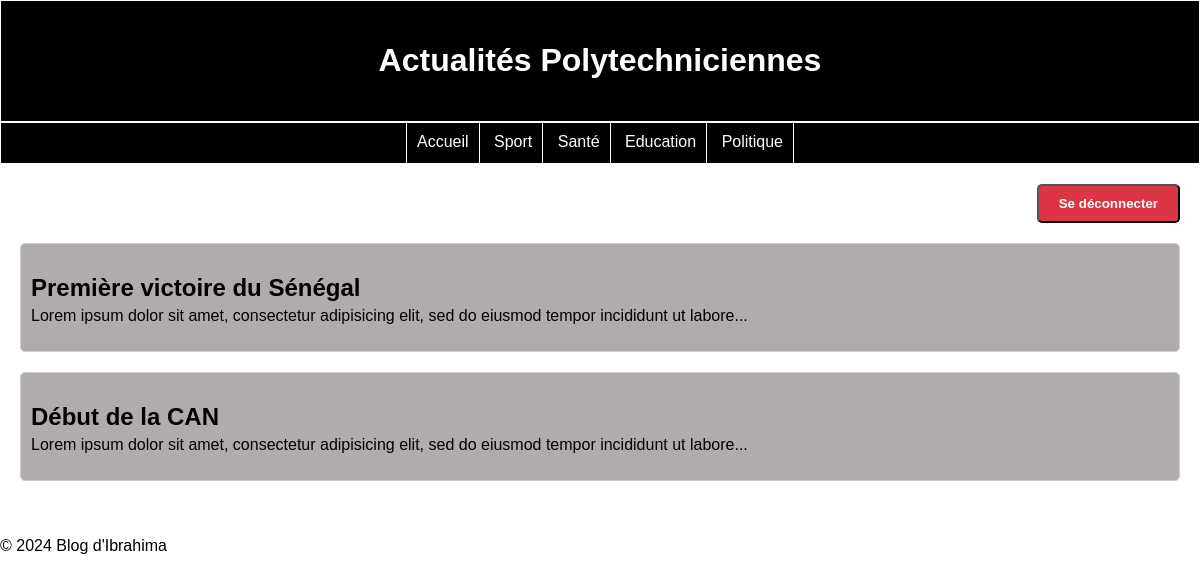
Screenshot of /?categorie=1 with the database file from the repository.
### tables this page shows
CREATE TABLE Categorie(
	id int primary key auto_increment,
	libelle varchar(20)
);

CREATE TABLE Article(
	id int primary key auto_increment,
	titre varchar(255),
	contenu text,
	dateCreation datetime DEFAULT NOW(),
	dateModification datetime DEFAULT NOW(),
	categorie int
);

### controllers/CategorieController.php (called while the page is built)
<?php
require_once __DIR__ . '/../config/connexion.php';
require_once __DIR__ . '/../models/Categorie.php';
class CategorieController {
    private $categorieModel;
    public function __construct($connexion) {
        $this->categorieModel = new Categorie($connexion);
    }
    public function index() {
        $categories = $this->categorieModel->getAllCategories();
        include __DIR__ . '/../views/header.php';
        include __DIR__ . '/../views/menu.php';
        return $categories;
    }
}
?>

### models/Categorie.php (called while the page is built)
<?php
class Categorie {
    private $connexion;
    public function __construct($connexion) {
        $this->connexion = $connexion;
    }
    public function getAllCategories() {
        $requete = "SELECT * FROM Categorie";
        $resultat = $this->connexion->query($requete);
        return $resultat->fetchAll(PDO::FETCH_ASSOC);
    }
}
?>

### controllers/ArticleController.php (called while the page is built, shortened)
<?php
require_once __DIR__ . '/../config/connexion.php';
require_once __DIR__ . '/../models/Article.php';
class ArticleController {
    private $articleModel;
    public function __construct($connexion) {
        $this->articleModel = new Article($connexion);
    }
    public function index() {
        if (isset($_GET['categorie'])) {
            $articles = $this->articleModel->getArticlesByCategory($_GET['categorie']);
        } else {
            $articles = $this->articleModel->getAllArticles();
        }
        include __DIR__ . '/../views/articles.php';
    }
}
?>

### models/Article.php (called while the page is built, shortened)
<?php
class Article {
    private $connexion;
    public function __construct($connexion) {
        $this->connexion = $connexion;
    }
    public function getArticlesByCategory($categoryId) {
        $requete = "SELECT * FROM Article WHERE categorie = :categoryId";
        $statement = $this->connexion->prepare($requete);
        $statement->execute(['categoryId' => $categoryId]);
        return $statement->fetchAll(PDO::FETCH_ASSOC);
    }
}
?>

### views/menu.php (the view)
<div id="bandeau-menu">
    <ul class="menu">
        <li><a href="index.php">Accueil</a></li>
        <?php if (isset($categories) && is_array($categories)): ?>
            <?php foreach ($categories as $categorie): ?>
                <li><a href="?categorie=<?php echo $categorie['id']; ?>"><?php echo $categorie['libelle']; ?></a></li>
            <?php endforeach; ?>
        <?php endif; ?>
    </ul>
</div>

### views/articles.php (shortened to what this page needs)
<?php
require_once __DIR__ . '/../config/connexion.php';
require_once __DIR__ . '/../controllers/ArticleController.php';
?>
<!DOCTYPE html>
<html lang="fr">
<head>
    <link rel="stylesheet" href="assets/css/styles.css">
</head>
<body>
    <div class="article-container">
        <div class="button-container">
            <div style="float: right;">
                <form method="POST" style="display: inline;">
                    <button type="submit" name="logout" class="logout-button">Se déconnecter</button>
                </form>
            </div>
        </div>
        <?php if (isset($articles) && count($articles) > 0): ?>
            <?php foreach ($articles as $article): ?>
                <div class="article-box">
                    <h2><a href="?id=<?php echo $article['id']; ?>"><?php echo $article['titre']; ?></a></h2>
                    <p><?php echo substr($article['contenu'], 0, 100); ?>...</p>
                </div>
            <?php endforeach; ?>
        <?php else: ?>
            <p>Aucun article trouvé.</p>
        <?php endif; ?>
    </div>
    <?php include __DIR__ . '/footer.php'; ?>
</body>
</html>

### assets/css/styles.css (style rules this page uses)
body { font-family: Arial, sans-serif; margin: 0; padding: 0; }
#bandeau-menu { background-color: black; border-top: 1px solid white; border-bottom: 1px solid white; border: 1px solid white; text-align: center; }
.menu { list-style-type: none; padding: 0; margin: 0; display: inline-block; }
.menu li { display: inline-block; border-right: 1px solid white; padding: 10px; }
.menu li:first-child { border-left: 1px solid white; }
.menu li a { color: white; text-decoration: none; }
.menu li a::after { content: ''; display: block; margin: auto; height: 2px; width: 0px; background: transparent; transition: width .5s ease, background-color .5s ease; }
.article-container { background-color: white; padding: 20px; }
.article-box { border: 1px solid #ccc; border-radius: 10px; background-color: #b1acac; padding: 20px; margin-bottom: 20px; }
.article-box h2 a { color: black; text-decoration: none; }
.article-box p { color: black; }

### views/articles.php (style rules this page uses)
.article-box { margin-bottom: 20px; padding: 10px; border: 1px solid #ccc; border-radius: 5px; }
.article-box h2 { margin-bottom: 5px; }
.article-box p { margin-top: 5px; }
.logout-button { display: inline-block; padding: 10px 20px; background-color: #dc3545; color: #fff; text-decoration: none; border-radius: 5px; font-weight: bold; float: right; cursor: pointer; }
.button-container { overflow: auto; margin-bottom: 20px; }

### rows the page displays
categorie: libelle "Sport"
categorie: libelle "Santé"
categorie: libelle "Education"
categorie: libelle "Politique"
article: titre "Première victoire du Sénégal", contenu "Lorem ipsum dolor sit amet, consectetur adipisicing elit, sed do eiusmod tempor incididunt ut labore"
article: titre "Début de la CAN", contenu "Lorem ipsum dolor sit amet, consectetur adipisicing elit, sed do eiusmod tempor incididunt ut labore"
